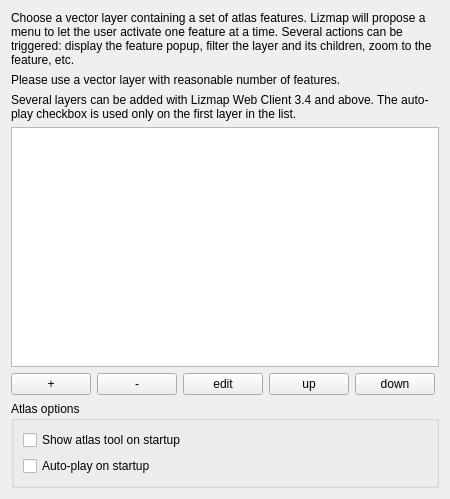
             <widget class="QWidget" name="scrollAreaWidgetContents_12">
              <property name="geometry">
               <rect>
                <x>0</x>
                <y>0</y>
                <width>450</width>
                <height>499</height>
               </rect>
              </property>
              <layout class="QVBoxLayout" name="verticalLayout_41">
               <item>
                <widget class="QLabel" name="label_atlas">
                 <property name="text">
                  <string>Choose a vector layer containing a set of atlas features. Lizmap will propose a menu to let the user activate one feature at a time. Several actions can be triggered: display the feature popup, filter the layer and its children, zoom to the feature, etc.</string>
                 </property>
                 <property name="wordWrap">
                  <bool>true</bool>
                 </property>
                </widget>
               </item>
               <item>
                <widget class="QLabel" name="label_90">
                 <property name="text">
                  <string>Please use a vector layer with reasonable number of features.</string>
                 </property>
                </widget>
               </item>
               <item>
                <widget class="QLabel" name="label_atlas_34">
                 <property name="text">
                  <string>&lt;html&gt;&lt;head/&gt;&lt;body&gt;&lt;p&gt;Several layers can be added with Lizmap Web Client 3.4 and above. The auto-play checkbox is used only on the first layer in the list.&lt;/p&gt;&lt;/body&gt;&lt;/html&gt;</string>
                 </property>
                 <property name="wordWrap">
                  <bool>true</bool>
                 </property>
                </widget>
               </item>
               <item>
                <widget class="QTableWidget" name="table_atlas"/>
               </item>
               <item>
                <layout class="QHBoxLayout" name="horizontalLayout_23">
                 <item>
                  <widget class="QPushButton" name="button_atlas_add">
                   <property name="text">
                    <string notr="true">+</string>
                   </property>
                  </widget>
                 </item>
                 <item>
                  <widget class="QPushButton" name="button_atlas_remove">
                   <property name="text">
                    <string notr="true">-</string>
                   </property>
                  </widget>
                 </item>
                 <item>
                  <widget class="QPushButton" name="button_atlas_edit">
                   <property name="text">
                    <string notr="true">edit</string>
                   </property>
                  </widget>
                 </item>
                 <item>
                  <widget class="QPushButton" name="button_atlas_up">
                   <property name="text">
                    <string notr="true">up</string>
                   </property>
                  </widget>
                 </item>
                 <item>
                  <widget class="QPushButton" name="button_atlas_down">
                   <property name="text">
                    <string notr="true">down</string>
                   </property>
                  </widget>
                 </item>
                 <item>
                  <spacer name="horizontalSpacer_4">
                   <property name="orientation">
                    <enum>Qt::Horizontal</enum>
                   </property>
                   <property name="sizeHint" stdset="0">
                    <size>
                     <width>40</width>
                     <height>20</height>
                    </size>
                   </property>
                  </spacer>
                 </item>
                </layout>
               </item>
               <item>
                <widget class="QGroupBox" name="groupBox_2">
                 <property name="title">
                  <string>Atlas options</string>
                 </property>
                 <layout class="QVBoxLayout" name="verticalLayout_44">
                  <item>
                   <widget class="QCheckBox" name="atlasShowAtStartup">
                    <property name="toolTip">
                     <string>If you want to open the atlas tool when you open your project</string>
                    </property>
                    <property name="text">
                     <string>Show atlas tool on startup</string>
                    </property>
                   </widget>
                  </item>
                  <item>
                   <widget class="QCheckBox" name="atlasAutoPlay">
                    <property name="toolTip">
                     <string>If you want to launch the auto-play mode when you open your project</string>
                    </property>
                    <property name="text">
                     <string>Auto-play on startup</string>
                    </property>
                   </widget>
                  </item>
                 </layout>
                </widget>
               </item>
              </layout>
             </widget>
